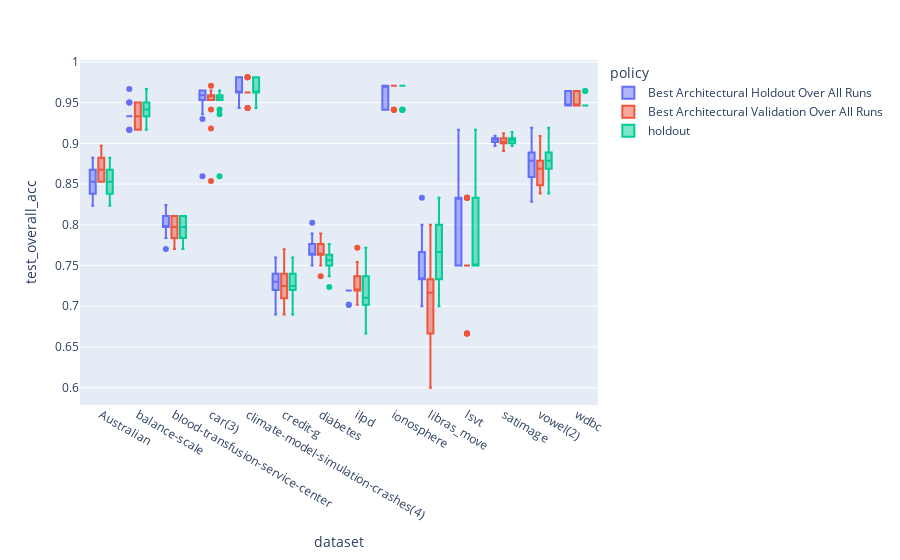

The code cell stored with this chart in its notebook:
### Code cell
df.groupby(["run", "dataset","architecture_id"]).size().reset_index()




# print(df.shape)


# plot_holdout_test(df)
# # debug_ilpd(df)

# num_models(df)


# sbss_vs_nosbss_plots(df_policies)


# distance_to_optimals(df, df_policies)
# plot_policies(df_policies)

# plot_box_policies(df_policies)

px.box(df_policies.groupby(["policy", "dataset", "run"])[train_metric, validation_metric, holdout_metric, test_metric, "num_neurons"].mean().reset_index(), x="dataset", y=test_metric, color="policy")

### Figure 1 — Plotly figure (JSON) as saved in the notebook; plotly's stock layout.template omitted (floating-point values rounded to 4 significant figures; data arrays with more than 128 entries replaced by an {"elided": "..."} marker saying what was removed)
{"data": [{"alignmentgroup": "True", "hovertemplate": "policy=Best Architectural Holdout Over All Runs<br>dataset=%{x}<br>test_overall_acc=%{y}<extra></extra>", "legendgroup": "Best Architectural Holdout Over All Runs", "marker": {"color": "#636efa"}, "name": "Best Architectural Holdout Over All Runs", "notched": false, "offsetgroup": "Best Architectural Holdout Over All Runs", "orientation": "v", "showlegend": true, "type": "box", "x": {"elided": "252 str values"}, "x0": " ", "xaxis": "x", "y": {"elided": "252 float values"}, "y0": " ", "yaxis": "y"}, {"alignmentgroup": "True", "hovertemplate": "policy=Best Architectural Validation Over All Runs<br>dataset=%{x}<br>test_overall_acc=%{y}<extra></extra>", "legendgroup": "Best Architectural Validation Over All Runs", "marker": {"color": "#EF553B"}, "name": "Best Architectural Validation Over All Runs", "notched": false, "offsetgroup": "Best Architectural Validation Over All Runs", "orientation": "v", "showlegend": true, "type": "box", "x": {"elided": "252 str values"}, "x0": " ", "xaxis": "x", "y": {"elided": "252 float values"}, "y0": " ", "yaxis": "y"}, {"alignmentgroup": "True", "hovertemplate": "policy=holdout<br>dataset=%{x}<br>test_overall_acc=%{y}<extra></extra>", "legendgroup": "holdout", "marker": {"color": "#00cc96"}, "name": "holdout", "notched": false, "offsetgroup": "holdout", "orientation": "v", "showlegend": true, "type": "box", "x": {"elided": "252 str values"}, "x0": " ", "xaxis": "x", "y": {"elided": "252 float values"}, "y0": " ", "yaxis": "y"}], "layout": {"boxmode": "group", "legend": {"title": {"text": "policy"}, "tracegroupgap": 0}, "margin": {"t": 60}, "xaxis": {"anchor": "y", "domain": [0, 1], "title": {"text": "dataset"}}, "yaxis": {"anchor": "x", "domain": [0, 1], "title": {"text": "test_overall_acc"}}}}
